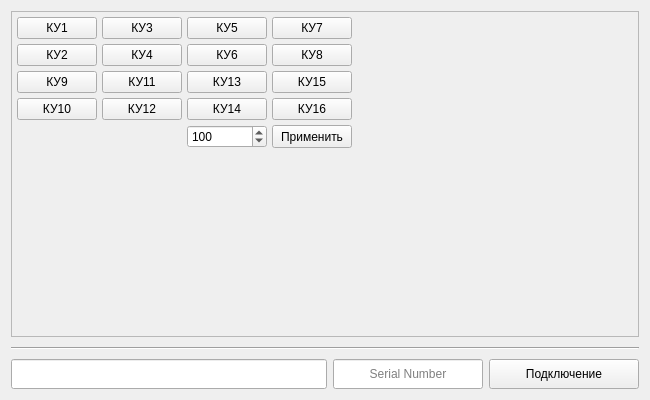
<?xml version="1.0" encoding="UTF-8"?>
<ui version="4.0">
 <class>Form</class>
 <widget class="QWidget" name="Form">
  <property name="geometry">
   <rect>
    <x>0</x>
    <y>0</y>
    <width>650</width>
    <height>400</height>
   </rect>
  </property>
  <property name="windowTitle">
   <string>Form</string>
  </property>
  <layout class="QGridLayout" name="gridLayout">
   <item row="0" column="1">
    <widget class="QFrame" name="userFrame">
     <property name="sizePolicy">
      <sizepolicy hsizetype="Expanding" vsizetype="Expanding">
       <horstretch>0</horstretch>
       <verstretch>0</verstretch>
      </sizepolicy>
     </property>
     <property name="statusTip">
      <string/>
     </property>
     <property name="frameShape">
      <enum>QFrame::StyledPanel</enum>
     </property>
     <property name="frameShadow">
      <enum>QFrame::Raised</enum>
     </property>
     <layout class="QGridLayout" name="gridLayout_2">
      <property name="sizeConstraint">
       <enum>QLayout::SetMinimumSize</enum>
      </property>
      <property name="leftMargin">
       <number>5</number>
      </property>
      <property name="topMargin">
       <number>5</number>
      </property>
      <property name="rightMargin">
       <number>5</number>
      </property>
      <property name="bottomMargin">
       <number>0</number>
      </property>
      <property name="spacing">
       <number>5</number>
      </property>
      <item row="1" column="2">
       <widget class="QPushButton" name="pushButton_KU5">
        <property name="minimumSize">
         <size>
          <width>40</width>
          <height>20</height>
         </size>
        </property>
        <property name="maximumSize">
         <size>
          <width>16777215</width>
          <height>50</height>
         </size>
        </property>
        <property name="sizeIncrement">
         <size>
          <width>130</width>
          <height>40</height>
         </size>
        </property>
        <property name="toolTip">
         <string/>
        </property>
        <property name="text">
         <string>КУ5</string>
        </property>
       </widget>
      </item>
      <item row="5" column="2">
       <widget class="QPushButton" name="pushButton_KU14">
        <property name="minimumSize">
         <size>
          <width>40</width>
          <height>20</height>
         </size>
        </property>
        <property name="maximumSize">
         <size>
          <width>16777215</width>
          <height>50</height>
         </size>
        </property>
        <property name="toolTip">
         <string/>
        </property>
        <property name="text">
         <string>КУ14</string>
        </property>
       </widget>
      </item>
      <item row="5" column="3">
       <widget class="QPushButton" name="pushButton_KU16">
        <property name="minimumSize">
         <size>
          <width>40</width>
          <height>20</height>
         </size>
        </property>
        <property name="maximumSize">
         <size>
          <width>16777215</width>
          <height>50</height>
         </size>
        </property>
        <property name="toolTip">
         <string/>
        </property>
        <property name="text">
         <string>КУ16</string>
        </property>
       </widget>
      </item>
      <item row="3" column="4">
       <spacer name="horizontalSpacer_3">
        <property name="orientation">
         <enum>Qt::Horizontal</enum>
        </property>
        <property name="sizeType">
         <enum>QSizePolicy::MinimumExpanding</enum>
        </property>
        <property name="sizeHint" stdset="0">
         <size>
          <width>5</width>
          <height>20</height>
         </size>
        </property>
       </spacer>
      </item>
      <item row="6" column="2">
       <widget class="QSpinBox" name="spinBox">
        <property name="toolTip">
         <string>&lt;html&gt;&lt;head/&gt;&lt;body&gt;&lt;p&gt;Настройка длительност сигнала (мс)&lt;/p&gt;&lt;/body&gt;&lt;/html&gt;</string>
        </property>
        <property name="statusTip">
         <string/>
        </property>
        <property name="whatsThis">
         <string/>
        </property>
        <property name="minimum">
         <number>50</number>
        </property>
        <property name="maximum">
         <number>500</number>
        </property>
        <property name="singleStep">
         <number>10</number>
        </property>
        <property name="value">
         <number>100</number>
        </property>
       </widget>
      </item>
      <item row="3" column="0">
       <widget class="QPushButton" name="pushButton_KU2">
        <property name="minimumSize">
         <size>
          <width>40</width>
          <height>20</height>
         </size>
        </property>
        <property name="maximumSize">
         <size>
          <width>16777215</width>
          <height>50</height>
         </size>
        </property>
        <property name="text">
         <string>КУ2</string>
        </property>
       </widget>
      </item>
      <item row="1" column="3">
       <widget class="QPushButton" name="pushButton_KU7">
        <property name="minimumSize">
         <size>
          <width>40</width>
          <height>20</height>
         </size>
        </property>
        <property name="maximumSize">
         <size>
          <width>16777215</width>
          <height>50</height>
         </size>
        </property>
        <property name="toolTip">
         <string/>
        </property>
        <property name="text">
         <string>КУ7</string>
        </property>
       </widget>
      </item>
      <item row="1" column="0">
       <widget class="QPushButton" name="pushButton_KU1">
        <property name="minimumSize">
         <size>
          <width>40</width>
          <height>20</height>
         </size>
        </property>
        <property name="maximumSize">
         <size>
          <width>16777215</width>
          <height>50</height>
         </size>
        </property>
        <property name="text">
         <string>КУ1</string>
        </property>
       </widget>
      </item>
      <item row="3" column="2">
       <widget class="QPushButton" name="pushButton_KU6">
        <property name="minimumSize">
         <size>
          <width>40</width>
          <height>20</height>
         </size>
        </property>
        <property name="maximumSize">
         <size>
          <width>16777215</width>
          <height>50</height>
         </size>
        </property>
        <property name="toolTip">
         <string/>
        </property>
        <property name="text">
         <string>КУ6</string>
        </property>
       </widget>
      </item>
      <item row="5" column="1">
       <widget class="QPushButton" name="pushButton_KU12">
        <property name="minimumSize">
         <size>
          <width>40</width>
          <height>20</height>
         </size>
        </property>
        <property name="maximumSize">
         <size>
          <width>16777215</width>
          <height>50</height>
         </size>
        </property>
        <property name="toolTip">
         <string/>
        </property>
        <property name="text">
         <string>КУ12</string>
        </property>
       </widget>
      </item>
      <item row="4" column="3">
       <widget class="QPushButton" name="pushButton_KU15">
        <property name="minimumSize">
         <size>
          <width>40</width>
          <height>20</height>
         </size>
        </property>
        <property name="maximumSize">
         <size>
          <width>16777215</width>
          <height>50</height>
         </size>
        </property>
        <property name="toolTip">
         <string/>
        </property>
        <property name="text">
         <string>КУ15</string>
        </property>
       </widget>
      </item>
      <item row="5" column="0">
       <widget class="QPushButton" name="pushButton_KU10">
        <property name="minimumSize">
         <size>
          <width>40</width>
          <height>20</height>
         </size>
        </property>
        <property name="maximumSize">
         <size>
          <width>16777215</width>
          <height>50</height>
         </size>
        </property>
        <property name="text">
         <string>КУ10</string>
        </property>
       </widget>
      </item>
      <item row="7" column="2">
       <spacer name="verticalSpacer">
        <property name="orientation">
         <enum>Qt::Vertical</enum>
        </property>
        <property name="sizeType">
         <enum>QSizePolicy::MinimumExpanding</enum>
        </property>
        <property name="sizeHint" stdset="0">
         <size>
          <width>20</width>
          <height>5</height>
         </size>
        </property>
       </spacer>
      </item>
      <item row="4" column="1">
       <widget class="QPushButton" name="pushButton_KU11">
        <property name="minimumSize">
         <size>
          <width>40</width>
          <height>20</height>
         </size>
        </property>
        <property name="maximumSize">
         <size>
          <width>16777215</width>
          <height>50</height>
         </size>
        </property>
        <property name="toolTip">
         <string/>
        </property>
        <property name="text">
         <string>КУ11</string>
        </property>
       </widget>
      </item>
      <item row="1" column="1">
       <widget class="QPushButton" name="pushButton_KU3">
        <property name="minimumSize">
         <size>
          <width>40</width>
          <height>20</height>
         </size>
        </property>
        <property name="maximumSize">
         <size>
          <width>16777215</width>
          <height>50</height>
         </size>
        </property>
        <property name="text">
         <string>КУ3</string>
        </property>
       </widget>
      </item>
      <item row="3" column="3">
       <widget class="QPushButton" name="pushButton_KU8">
        <property name="minimumSize">
         <size>
          <width>40</width>
          <height>20</height>
         </size>
        </property>
        <property name="maximumSize">
         <size>
          <width>16777215</width>
          <height>50</height>
         </size>
        </property>
        <property name="toolTip">
         <string/>
        </property>
        <property name="text">
         <string>КУ8</string>
        </property>
       </widget>
      </item>
      <item row="3" column="1">
       <widget class="QPushButton" name="pushButton_KU4">
        <property name="minimumSize">
         <size>
          <width>40</width>
          <height>20</height>
         </size>
        </property>
        <property name="maximumSize">
         <size>
          <width>16777215</width>
          <height>50</height>
         </size>
        </property>
        <property name="text">
         <string>КУ4</string>
        </property>
       </widget>
      </item>
      <item row="4" column="0">
       <widget class="QPushButton" name="pushButton_KU9">
        <property name="minimumSize">
         <size>
          <width>40</width>
          <height>20</height>
         </size>
        </property>
        <property name="maximumSize">
         <size>
          <width>16777215</width>
          <height>50</height>
         </size>
        </property>
        <property name="text">
         <string>КУ9</string>
        </property>
       </widget>
      </item>
      <item row="4" column="2">
       <widget class="QPushButton" name="pushButton_KU13">
        <property name="minimumSize">
         <size>
          <width>40</width>
          <height>20</height>
         </size>
        </property>
        <property name="maximumSize">
         <size>
          <width>16777215</width>
          <height>50</height>
         </size>
        </property>
        <property name="toolTip">
         <string/>
        </property>
        <property name="text">
         <string>КУ13</string>
        </property>
       </widget>
      </item>
      <item row="6" column="3">
       <widget class="QPushButton" name="Apply">
        <property name="minimumSize">
         <size>
          <width>40</width>
          <height>20</height>
         </size>
        </property>
        <property name="maximumSize">
         <size>
          <width>16777215</width>
          <height>50</height>
         </size>
        </property>
        <property name="toolTip">
         <string>&lt;html&gt;&lt;head/&gt;&lt;body&gt;&lt;p&gt;Применить настройки длительности сигнала&lt;/p&gt;&lt;/body&gt;&lt;/html&gt;</string>
        </property>
        <property name="text">
         <string>Применить</string>
        </property>
       </widget>
      </item>
     </layout>
    </widget>
   </item>
   <item row="10" column="1">
    <layout class="QGridLayout" name="coreGLayout">
     <property name="sizeConstraint">
      <enum>QLayout::SetMinimumSize</enum>
     </property>
     <item row="2" column="1">
      <widget class="QLineEdit" name="moduleSerialNumberLEdit">
       <property name="enabled">
        <bool>true</bool>
       </property>
       <property name="sizePolicy">
        <sizepolicy hsizetype="Minimum" vsizetype="Fixed">
         <horstretch>0</horstretch>
         <verstretch>0</verstretch>
        </sizepolicy>
       </property>
       <property name="minimumSize">
        <size>
         <width>150</width>
         <height>30</height>
        </size>
       </property>
       <property name="maximumSize">
        <size>
         <width>2000</width>
         <height>16777215</height>
        </size>
       </property>
       <property name="text">
        <string/>
       </property>
       <property name="alignment">
        <set>Qt::AlignCenter</set>
       </property>
       <property name="placeholderText">
        <string>Serial Number</string>
       </property>
      </widget>
     </item>
     <item row="2" column="0">
      <widget class="QLineEdit" name="statusLineEdit">
       <property name="minimumSize">
        <size>
         <width>0</width>
         <height>30</height>
        </size>
       </property>
      </widget>
     </item>
     <item row="2" column="2">
      <widget class="QPushButton" name="connectionPButton">
       <property name="enabled">
        <bool>true</bool>
       </property>
       <property name="minimumSize">
        <size>
         <width>150</width>
         <height>30</height>
        </size>
       </property>
       <property name="maximumSize">
        <size>
         <width>2000</width>
         <height>30</height>
        </size>
       </property>
       <property name="text">
        <string>Подключение</string>
       </property>
       <property name="flat">
        <bool>false</bool>
       </property>
      </widget>
     </item>
    </layout>
   </item>
   <item row="9" column="1">
    <widget class="Line" name="line">
     <property name="minimumSize">
      <size>
       <width>0</width>
       <height>10</height>
      </size>
     </property>
     <property name="orientation">
      <enum>Qt::Horizontal</enum>
     </property>
    </widget>
   </item>
  </layout>
 </widget>
 <resources/>
 <connections/>
</ui>
